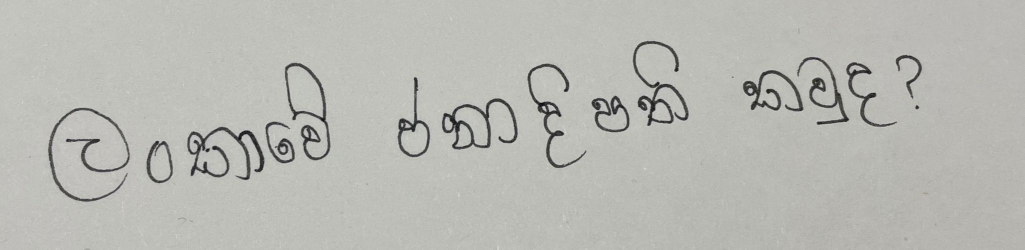
#> input picture Sentences/janadhipani.jpg, 2049 x 499 px, found by its file name (shown at 1/2 size)
$ jupyter execute --allow-errors 6_feeding_to_cnn.ipynb
#> lines starting #> are read from the running program, lines starting #| are printed output that depends on the picture; after the words box and inside, x2 and y2 are one past the last pixel; in counts of white or black regions, pixels touching at a corner belong together
### 01. A function to display the letter grid

[cell 1]
import matplotlib.pyplot as plt
import cv2
import numpy as np

# Function to display all letters stored in the resized_letters list
def display_letters(resized_letters):

    # Set up the figure for displaying multiple images
    num_letters = len(resized_letters)
    cols = 5  # Number of columns to display (you can change this based on how many images you want per row)
    rows = (num_letters + cols - 1) // cols  # Calculate number of rows needed
    plt.figure(figsize=(cols * 2, rows * 2))  # Set the figure size based on the number of images

    # Iterate through the list of resized letters and display each one
    for i, letter in enumerate(resized_letters):
        plt.subplot(rows, cols, i + 1)  # Create a subplot for each letter
        plt.imshow(letter, cmap='gray')
        plt.title(f'Letter {i+1}')
        plt.axis('off') # Hide axis
    plt.tight_layout()  # Adjust spacing between subplots
    plt.show()

### 02. A function to segment each letter using contours

[cell 2]
def contour_detection(image_path):
    # Load the image
    image = cv2.imread(image_path, cv2.IMREAD_GRAYSCALE)
#> image: shape (499, 2049); min 5, max 225, mean 184.1

    # Invert the image so the text becomes white and the background becomes black
    inverted_image = cv2.bitwise_not(image)
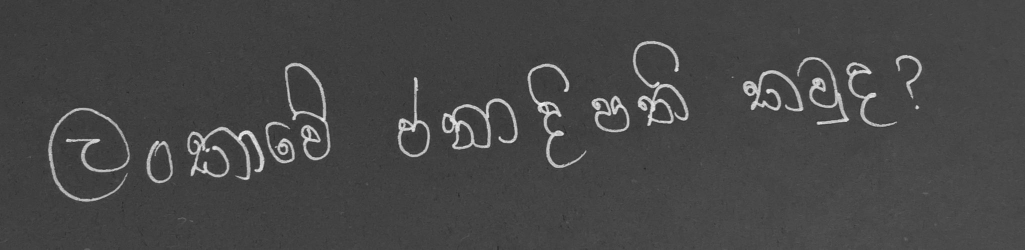
#> inverted_image: shape (499, 2049) (shown at 1/2 size); min 30, max 250, mean 70.9

    # Define a 3x3 kernel
    kernel = np.ones((3, 3), np.uint8)

    # Display the inverted image
    plt.figure(figsize=(2, 2))
    plt.imshow(inverted_image, cmap='gray')
    plt.title(f'Inverted Image')
    plt.axis('off')
    plt.show()

    # Perform dilation on the inverted image
    dilated_image = cv2.dilate(inverted_image, kernel, iterations=1)
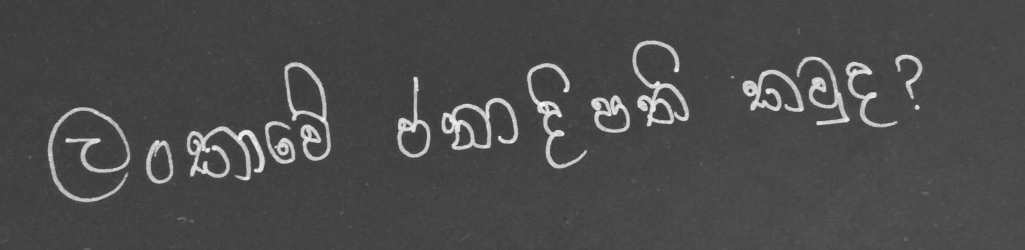
#> dilated_image: shape (499, 2049) (shown at 1/2 size); min 53, max 250, mean 75.5

    # Display the dialated
    plt.figure(figsize=(2, 2))
    plt.imshow(dilated_image, cmap='gray')
    plt.title(f'Dilated Image')
    plt.axis('off')
    plt.show()

    # Invert back to original colors (if needed)
    final_image = cv2.bitwise_not(dilated_image)
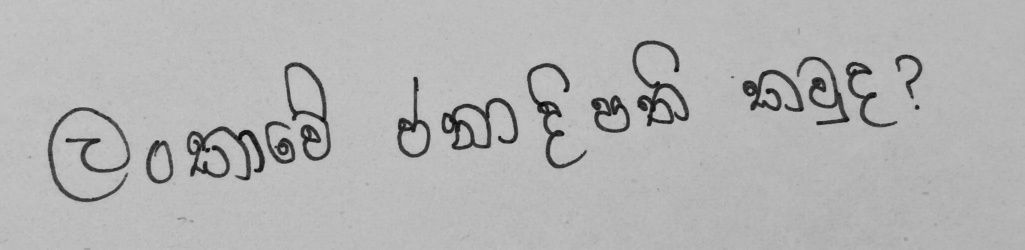
#> final_image: shape (499, 2049) (shown at 1/2 size); min 5, max 202, mean 179.5

    # Binarize the image with a higher threshold to reduce sensitivity
    _, binary_image = cv2.threshold(final_image, 100, 255, cv2.THRESH_BINARY_INV)
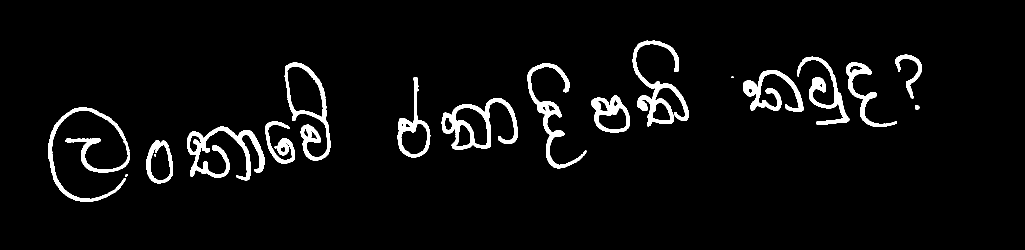
#> binary_image: shape (499, 2049) (shown at 1/2 size); 4.5% white; 18 white regions (2 under 20 px)

    # Find contours for character segmentation
    char_contours, _ = cv2.findContours(binary_image, cv2.RETR_EXTERNAL, cv2.CHAIN_APPROX_SIMPLE)
#> char_contours = 17 contours, 2 with area under 20; largest, box (x1, y1, x2, y2) and area: (569, 125, 661, 321) 8866, (883, 196, 1036, 300) 7855, (1265, 81, 1378, 253) 5166, (374, 253, 530, 361) 5032, (795, 154, 861, 315) 4599

    # Create a copy of the image to draw bounding boxes
    character_image = cv2.cvtColor(binary_image, cv2.COLOR_GRAY2BGR)
#> character_image: shape (499, 2049, 3); 4.5% white; 18 white regions (2 under 20 px), largest, box (x1, y1, x2, y2) and area: (374, 253, 530, 361) 5179, (96, 215, 260, 404) 4875, (1265, 81, 1378, 253) 4752

    # List to store character bounding boxes
    char_bounding_boxes = []
    for contour in char_contours:
        x, y, w, h = cv2.boundingRect(contour)
        # Filter out small contours to reduce noise
        if w > 30 and h > 30:
            char_bounding_boxes.append((x, y, w, h))
#> this loop made 17 passes
#> (x, y, w, h) on passes 1, 2, 3, 4, 5, 6, 7, 8, 9, 11, 12, 13: (250, 348, 5, 6), (292, 281, 54, 86), (374, 253, 156, 108), (530, 243, 60, 84), (96, 215, 164, 189), (1830, 210, 9, 9), (883, 196, 153, 104), (1183, 191, 76, 74), (795, 154, 66, 161), (1486, 140, 121, 83), (1055, 127, 118, 210), (569, 125, 92, 196)
#> (contour, x, y, w, h) on pass 10: ([[1463, 153], [1463, 155], [1466, 155], [1466, 153]], 1463, 153, 4, 3)
#> after the loop, char_bounding_boxes = 14 items, first 6: (292, 281, 54, 86), (374, 253, 156, 108), (530, 243, 60, 84), (96, 215, 164, 189), (883, 196, 153, 104), (1183, 191, 76, 74)

    # Step 1: Sort by Y-coordinate (top to bottom) first to group lines
    char_bounding_boxes = sorted(char_bounding_boxes, key=lambda box: box[1])
#> char_bounding_boxes = 14 items, first 6: (1265, 81, 113, 172), (1791, 109, 53, 88), (1594, 113, 105, 137), (1692, 124, 102, 130), (569, 125, 92, 196), (1055, 127, 118, 210)

    # Step 2: Group contours that are on the same line based on their y-coordinates
    line_threshold = 20  # Adjust this based on the spacing between lines
    lines = []
    current_line = []
    previous_y = char_bounding_boxes[0][1]  # Initialize with the y-coordinate of the first contour
#> previous_y = 81

    for box in char_bounding_boxes:
        x, y, w, h = box
        if abs(y - previous_y) < line_threshold:
            current_line.append(box)  # Same line
        else:
            lines.append(current_line)  # Start a new line
            current_line = [box]
        previous_y = y
#> this loop made 14 passes
#> (x, y, w, h, previous_y) on passes 1 to 12: (1265, 81, 113, 172, 81), (1791, 109, 53, 88, 109), (1594, 113, 105, 137, 113), (1692, 124, 102, 130, 124), (569, 125, 92, 196, 125), (1055, 127, 118, 210, 127), (1486, 140, 121, 83, 140), (795, 154, 66, 161, 154), (1183, 191, 76, 74, 191), (883, 196, 153, 104, 196), (96, 215, 164, 189, 215), (530, 243, 60, 84, 243)
#> after the loop, lines = 4 items

    # Add the last line
    if current_line:
        lines.append(current_line)

    # Step 3: Sort each line's bounding boxes by X-coordinate (left to right)
    for line in lines:
        line.sort(key=lambda box: box[0])
#> this loop made 5 passes

    # Step 4: Draw bounding boxes and print letters in the correct order
    for line in lines:
        for (x, y, w, h) in line:
            # Draw character bounding boxes in blue
            cv2.rectangle(character_image, (x, y), (x + w, y + h), (255, 0, 0), 2)
#> this loop made 5 passes
#> line on passes 1, 4, 5: [(1265, 81, 113, 172)], [(374, 253, 156, 108), (530, 243, 60, 84)], [(292, 281, 54, 86)]
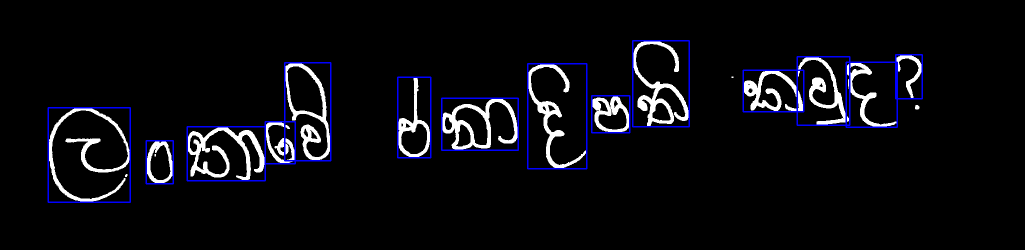
#> character_image: shape (499, 2049, 3) (shown at 1/2 size); mean B, G, R 15.9, 11.1, 11.1

    # Display the image with bounding boxes around characters
    plt.figure(figsize=(10, 5))
    plt.imshow(cv2.cvtColor(character_image, cv2.COLOR_BGR2RGB))
    plt.title('Character Segmentation')
    plt.axis('off')
    plt.show()

    # List to hold the identified letters
    resized_letters = []

    # Step 5: Crop and display each letter in the correct order (left-to-right, top-to-bottom)
    for line in lines:
        for i, (x, y, w, h) in enumerate(line):
            # Crop the letter from the original image
            letter_crop = image[y:y+h, x:x+w]

            # Resize the cropped letter to 80x80 pixels
            resized_letter = cv2.resize(letter_crop, (80, 80), interpolation=cv2.INTER_AREA)

            # Append the hence resized letter to the resized_letters list. (To be fed into the google translator api lator on)
            resized_letters.append(resized_letter)
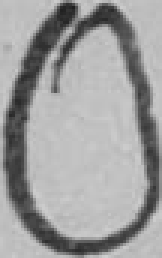
#> letter_crop: shape (86, 54) (shown 3 times larger); min 32, max 207, mean 158
#> after the loop, resized_letters = 14 items

    # Call the function with the list of resized letters
    # display_letters(resized_letters)
    return resized_letters

### 03. A function to classify a list of processed, segmented images

[cell 3]
# Function to classify a list of preprocessed images
def classify_images(model, images, label_encoder):
    # Ensure images are preprocessed (normalized, resized, channel dimension added)
    print("In classify function:")
    print(len(images))
    predictions = model.predict(images)

    # Get the class labels (using argmax to get the index of the class with the highest probability)
    predicted_indices = np.argmax(predictions, axis=1)

    # Decode the predicted labels
    predicted_labels = label_encoder.inverse_transform(predicted_indices)

    return predicted_labels

### 04. Function to decode the predictions

[cell 4]
import json

# Function to decode model out to sinhala letter characters
def decode_predictions(prediction_numbers, label_decoder_path):
    # Load the label decoder from the JSON file
    with open(label_decoder_path, 'r', encoding='utf-8') as f:
        label_decoder = json.load(f)

    # Convert number to sinhala characters using the label decoder
    decoded_letters = [label_decoder.get(str(num), '?') for num in prediction_numbers]

    return decoded_letters

### 05. A function to translate via google translator api

[cell 5]
import os
from google.cloud import translate_v2

def translate_decoded_letters(decoded_sinhala_letters):
    # Configuring and initializing the google translation api client
    os.environ['GOOGLE_APPLICATION_CREDENTIALS'] = r"../../googlekey.json"
    translate_client = translate_v2.Client()

    # Concatenating the contents of the iterable to a single String.
    concatenated_string = "".join(decoded_sinhala_letters)

    # Specifying the language to which the input should be translated to.
    target = 'en'

    # Obtaining the translation as a string of english letters.
    translated_sentence = translate_client.translate(concatenated_string, target_language = target)

    return translated_sentence

### 06. Main deployable function

[cell 6]
import numpy as np
from tensorflow.keras.models import load_model
from sklearn.preprocessing import LabelEncoder

def deploy_model(image_list, model_path, label_encoder_path):
    # Load the trained model
    model = load_model(model_path)

    # Load the label encoder - (For example: binary encoding, one-hot encoding)
    label_encoder = LabelEncoder()
    label_encoder.classes_ = np.load(label_encoder_path)

    # Preprocess the images (ensure the correct shape for the model)
    image_list = np.array(image_list)  # Convert list of images to a numpy array
    image_list = np.expand_dims(image_list, axis=-1)  # Add channel dimension (1 for grayscale)

    # Ensure the image shape is (80, 80, 1)
    # Example:
    # width | length | colour
    # 3       10       255
    # 4       10       0
    # 5       11       255
    if len(image_list.shape) == 3:  # Check if shape is (80, 80)
        image_list = np.expand_dims(image_list, axis=-1)  # Add the channel dimension

    # Normalize the images (assuming the model expects input in the range [0, 1] - Pixel white - 0, black - 255)
    image_list = image_list / 255.0

    # Classify the preprocessed images
    predictions = model.predict(image_list)

    # Get the original class labels from the encoded labels.
    # Get the class labels (using argmax to get the index of the class with the highest probability)
    predicted_indices = np.argmax(predictions, axis=1)

    # Convert indices back to original class labels
    predicted_labels = label_encoder.inverse_transform(predicted_indices)

    return predicted_labels

#> (a cell that did not finish here is left out)

#> in display_letters, `num_letters = len(resized_letters)`: num_letters = 14
#> in display_letters, `rows = (num_letters + cols - 1) // cols`: rows = 3
#> the loop in display_letters, `for i, letter in enumerate(resized_letters):` made 14 passes
#> in display_letters, `plt.show()`:
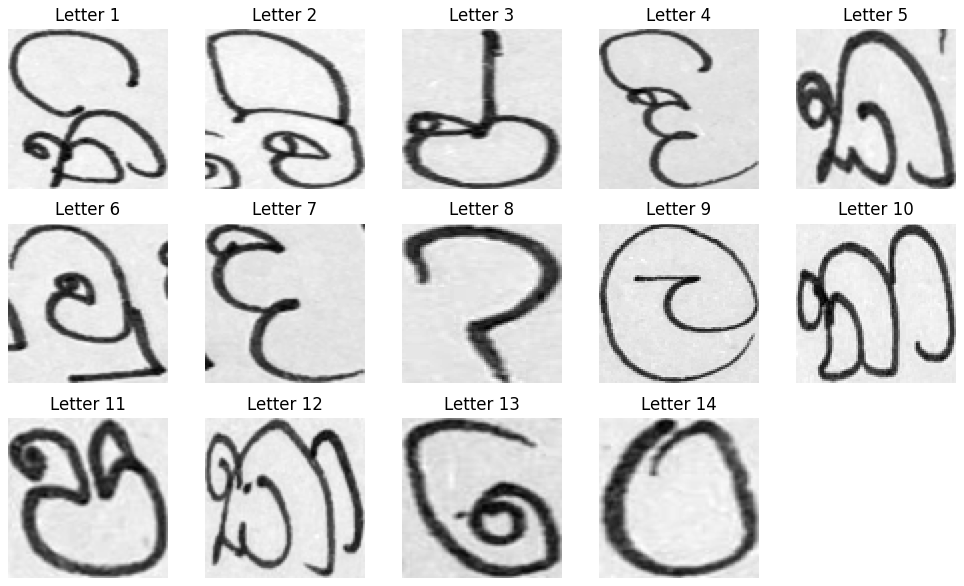
#> figure drawn by matplotlib, 14 panels

    # Define model and label encoder paths
    model_path = './TrainedModels/CNN_50_60_trial_1.keras'
    label_encoder_path = './TrainedModels/CNN_50_60_trial_1_classes.npy'

    # Deploy the model and classify the letters (We are now making predictions here)
    predictions = deploy_model(letters, model_path, label_encoder_path)

    # Print the predictions for each letter
    # for i, prediction in enumerate(predictions):
        # print(f'Letter {i+1}: {prediction}')

    label_decoder_path = "../50_60_decoder.json"

    # Decode the prediction
    sinhala_letters = decode_predictions(predictions, label_decoder_path)

    # Print the decoded Sinhala letters
    # print("Decoded Sinhala Letters:", sinhala_letters)

    # Translate the hence decoded sinhala letters
    # translated_string = translate_decoded_letters(decoded_sinhala_letters = sinhala_letters)

    # print(translated_string)

print(f"Letter 1: 198")
print(f"Letter 2: 455")
print(f"Letter 3: 13")
print(f"Letter 4: 452")
print(f"Letter 5: 216")
print(f"Letter 6: 51")
print(f"Letter 7: 121")
print(f"Letter 8: 109")
print(f"Letter 9: 134")
print(f"Letter 10: 95")
print(f"Letter 11: 12")
print(f"Letter 12: 214")
print(f"Letter 13: 325")
print(f"Letter 14: 453")

sinhalaList = [198, 455, 13, 452, 216, 51, 121, 109, 134, 95, 12, 214, 325, 453]

sinhala_letters = decode_predictions(sinhalaList, label_decoder_path)
result_string = ''.join(sinhala_letters)

print("\nDecoded Sinhala Letters:")
print(result_string)

print("\nTranslated Sentence:")
print("Who is the president of Sri Lanka?")
